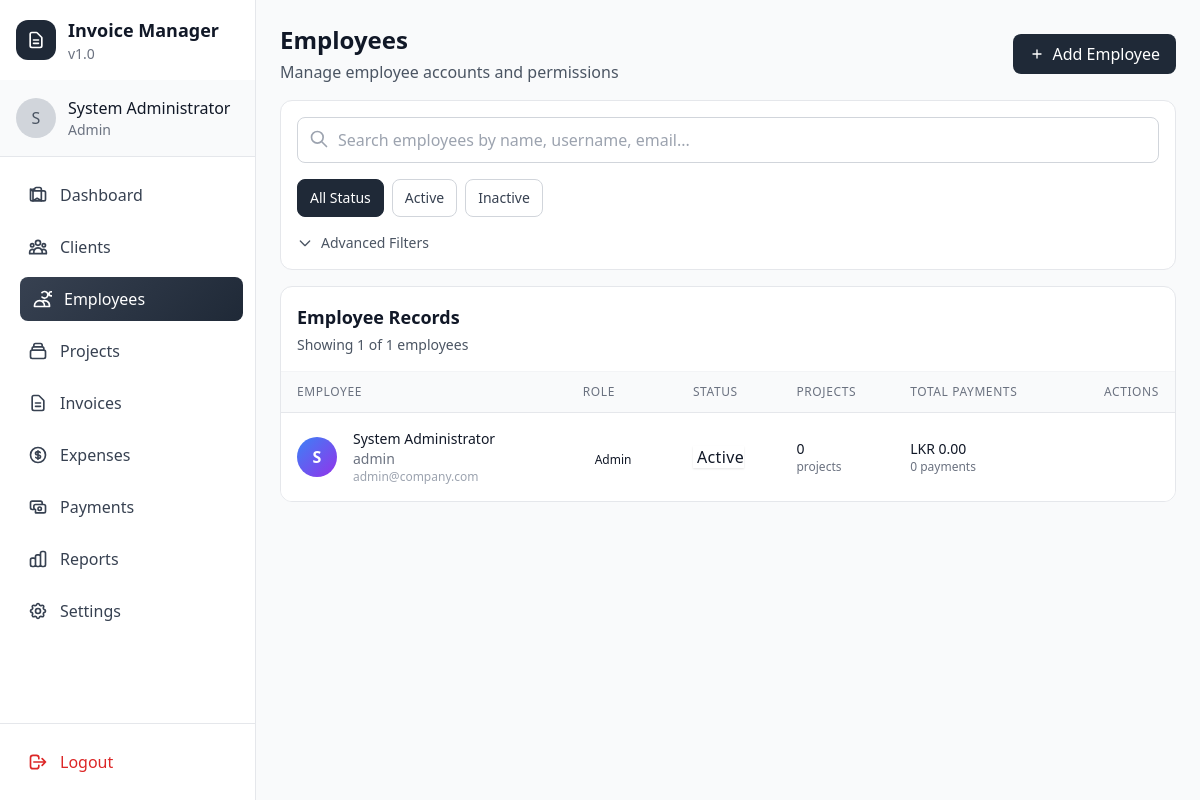
Page /modules/employees/index.php (signed in) on the committed database.
### tables this page shows
CREATE TABLE users (
    id INT PRIMARY KEY AUTO_INCREMENT,
    username VARCHAR(50) UNIQUE NOT NULL,
    email VARCHAR(100) UNIQUE NOT NULL,
    password VARCHAR(255) NOT NULL,
    role ENUM('admin', 'employee') NOT NULL DEFAULT 'employee',
    full_name VARCHAR(100) NOT NULL,
    is_active BOOLEAN DEFAULT TRUE,
    created_at TIMESTAMP DEFAULT CURRENT_TIMESTAMP,
    updated_at TIMESTAMP DEFAULT CURRENT_TIMESTAMP ON UPDATE CURRENT_TIMESTAMP
);

### core/Helper.php (called while the page is built, shortened)
<?php
class Helper {
    public static function baseUrl($path = '') {
        $protocol = isset($_SERVER['HTTPS']) && $_SERVER['HTTPS'] === 'on' ? 'https' : 'http';
        $host = $_SERVER['HTTP_HOST'];
        $scriptPath = $_SERVER['SCRIPT_NAME'];
        $appDir = '';
        if (strpos($scriptPath, '/digibrandcrm/') !== false) {
            $parts = explode('/digibrandcrm/', $scriptPath);
            $appDir = dirname($parts[0]) . '/digibrandcrm';
        } else {
            $appDir = dirname($_SERVER['SCRIPT_NAME']);
        }
        $baseUrl = $protocol . '://' . $host . $appDir;
        if ($path) {
            return rtrim($baseUrl, '/') . '/' . ltrim($path, '/');
        }
        return rtrim($baseUrl, '/') . '/';
    }
    public static function encryptId($id) {
        $key = 'inv2024';
        $encrypted = base64_encode($id . '-' . $key);
        return str_replace(['+', '/', '='], ['-', '_', ''], $encrypted);
    }
}
?>

### modules/employees/index.php (the view, shortened to what this page needs)
<?php
require_once '../../core/Helper.php';
$database = new Database();
$db = $database->getConnection();
$filters = [
    'search' => $_GET['search'] ?? '',
    'role' => $_GET['role'] ?? '',
    'status' => $_GET['status'] ?? '',
    'sort_by' => $_GET['sort_by'] ?? 'created_at',
    'sort_order' => $_GET['sort_order'] ?? 'DESC'
];
$page = max(1, intval($_GET['page'] ?? 1));
$limit = 12;
$offset = ($page - 1) * $limit;
try {
    $whereConditions = ['1=1'];
    $params = [];
    $whereClause = implode(' AND ', $whereConditions);
    $countQuery = "SELECT COUNT(*) as total FROM users WHERE $whereClause";
    $countStmt = $db->prepare($countQuery);
    $countStmt->execute($params);
    $totalRecords = $countStmt->fetch(PDO::FETCH_ASSOC)['total'];
    $employeesQuery = "
        SELECT u.*,
               (SELECT COUNT(*) FROM projects WHERE created_by = u.id) as projects_count,
               (SELECT COUNT(*) FROM employee_payments WHERE employee_id = u.id) as payments_count,
               (SELECT COALESCE(SUM(payment_amount), 0) FROM employee_payments WHERE employee_id = u.id) as total_payments
        FROM users u
        WHERE $whereClause
        ORDER BY {$filters['sort_by']} {$filters['sort_order']}
        LIMIT :limit OFFSET :offset
    ";
    $employeesStmt = $db->prepare($employeesQuery);
    $employeesStmt->bindValue(':limit', $limit, PDO::PARAM_INT);
    $employeesStmt->bindValue(':offset', $offset, PDO::PARAM_INT);
    $employeesStmt->execute();
    $employees = $employeesStmt->fetchAll(PDO::FETCH_ASSOC);
} catch (Exception $e) {
    Helper::setMessage('Database error: ' . $e->getMessage(), 'error');
    $employees = [];
    $summary = ['total_employees' => 0, 'active_employees' => 0, 'inactive_employees' => 0, 'admin_count' => 0, 'employee_count' => 0];
    $totalPages = 0;
    $totalRecords = 0;
}
include '../../includes/header.php';
?>
<div class="mb-4">
    <div class="flex flex-col sm:flex-row sm:items-center sm:justify-between gap-4">
        <div>
            <h1 class="text-2xl font-bold text-gray-900">Employees</h1>
            <p class="text-gray-600 mt-1 hidden sm:block">Manage employee accounts and permissions</p>
        </div>
        <div class="flex flex-col sm:flex-row gap-3">
            <a href="<?php echo Helper::baseUrl('modules/employees/add.php'); ?>"
               class="btn-primary inline-flex items-center justify-center px-4 py-2 bg-gray-800 text-white rounded-lg hover:bg-gray-700 transition-colors">
                <svg class="w-4 h-4 mr-2" fill="none" stroke="currentColor" viewBox="0 0 24 24">
                    <path stroke-linecap="round" stroke-linejoin="round" stroke-width="2" d="M12 6v6m0 0v6m0-6h6m-6 0H6"></path>
                </svg>
                Add Employee
            </a>
        </div>
    </div>
</div>
<div class="bg-white rounded-xl border border-gray-200 p-4 mb-4">
    <form method="GET" class="space-y-4" id="filterForm">
        <div class="relative">
            <input type="text"
                   name="search"
                   value="<?php echo htmlspecialchars($filters['search']); ?>"
                   placeholder="Search employees by name, username, email..."
                   class="w-full pl-10 pr-4 py-2.5 border border-gray-300 rounded-lg focus:ring-2 focus:ring-blue-500 focus:border-transparent">
            <svg class="w-5 h-5 text-gray-400 absolute left-3 top-3" fill="none" stroke="currentColor" viewBox="0 0 24 24">
                <path stroke-linecap="round" stroke-linejoin="round" stroke-width="2" d="M21 21l-6-6m2-5a7 7 0 11-14 0 7 7 0 0114 0z"></path>
            </svg>
        </div>
        <div class="flex flex-wrap gap-2">
            <button type="button" onclick="setStatusFilter('')"
                    class="status-filter flex-1 sm:flex-none px-3 py-2 text-sm rounded-lg border transition-colors whitespace-nowrap <?php echo empty($filters['status']) ? 'bg-gray-800 text-white border-gray-800' : 'bg-white text-gray-700 border-gray-300 hover:bg-gray-50'; ?>">
                All Status
            </button>
            <button type="button" onclick="setStatusFilter('active')"
                    class="status-filter flex-1 sm:flex-none px-3 py-2 text-sm rounded-lg border transition-colors whitespace-nowrap <?php echo $filters['status'] === 'active' ? 'bg-green-100 text-green-800 border-green-300' : 'bg-white text-gray-700 border-gray-300 hover:bg-green-50 hover:text-green-700'; ?>">
                Active
            </button>
            <button type="button" onclick="setStatusFilter('inactive')"
                    class="status-filter flex-1 sm:flex-none px-3 py-2 text-sm rounded-lg border transition-colors whitespace-nowrap <?php echo $filters['status'] === 'inactive' ? 'bg-red-100 text-red-800 border-red-300' : 'bg-white text-gray-700 border-gray-300 hover:bg-red-50 hover:text-red-700'; ?>">
                Inactive
            </button>
        </div>
        <div class="flex items-center justify-between">
            <button type="button" id="desktopFiltersToggle"
                    class="hidden lg:inline-flex items-center text-sm text-gray-600 hover:text-gray-900">
                <svg class="w-4 h-4 mr-2 transform transition-transform" id="desktopFiltersIcon" fill="none" stroke="currentColor" viewBox="0 0 24 24">
                    <path stroke-linecap="round" stroke-linejoin="round" stroke-width="2" d="M19 9l-7 7-7-7"></path>
                </svg>
                Advanced Filters
            </button>
        </div>
    </form>
</div>
<div class="space-y-4">
    <?php if (empty($employees)): ?>
        <div class="bg-white rounded-xl border border-gray-200 p-12 text-center">
            <svg class="w-16 h-16 text-gray-300 mx-auto mb-4" fill="none" stroke="currentColor" viewBox="0 0 24 24">
                <path stroke-linecap="round" stroke-linejoin="round" stroke-width="2" d="M17 20h5v-2a3 3 0 00-5.356-1.857M17 20H7m10 0v-2c0-.656-.126-1.283-.356-1.857M7 20H2v-2a3 3 0 015.356-1.857M7 20v-2c0-.656.126-1.283.356-1.857m0 0a5.002 5.002 0 019.288 0M15 7a3 3 0 11-6 0 3 3 0 016 0zm6 3a2 2 0 11-4 0 2 2 0 014 0zM7 10a2 2 0 11-4 0 2 2 0 014 0z"></path>
            </svg>
            <h3 class="text-lg font-medium text-gray-900 mb-2">No employees found</h3>
            <p class="text-gray-600 mb-6">
                <?php if (!empty(array_filter($filters))): ?>
                    Try adjusting your filters or search terms.
                <?php else: ?>
                    Get started by adding your first employee.
                <?php endif; ?>
            </p>
            <?php if (empty(array_filter($filters))): ?>
                <a href="<?php echo Helper::baseUrl('modules/employees/add.php'); ?>"
                   class="inline-flex items-center px-4 py-2 bg-gray-800 text-white rounded-lg hover:bg-gray-700 transition-colors">
                    <svg class="w-4 h-4 mr-2" fill="none" stroke="currentColor" viewBox="0 0 24 24">
                        <path stroke-linecap="round" stroke-linejoin="round" stroke-width="2" d="M12 6v6m0 0v6m0-6h6m-6 0H6"></path>
                    </svg>
                    Add First Employee
                </a>
            <?php endif; ?>
        </div>
    <?php else: ?>
        <div class="bg-white rounded-xl border border-gray-200 overflow-hidden">
            <div class="p-4 border-b border-gray-100">
                <div class="flex flex-col sm:flex-row sm:items-center sm:justify-between">
                    <div>
                        <h3 class="text-lg font-semibold text-gray-900">Employee Records</h3>
                        <p class="text-gray-600 text-sm mt-1">
                            Showing <?php echo number_format(count($employees)); ?> of <?php echo number_format($totalRecords); ?> employees
                        </p>
                    </div>
                </div>
            </div>
                <div class="hidden md:block overflow-x-auto">
                    <table class="min-w-full divide-y divide-gray-200">
                        <thead class="bg-gray-50">
                            <tr>
                                <th scope="col" class="px-4 py-3 text-left text-xs font-medium text-gray-500 uppercase tracking-wider">
                                    Employee
                                </th>
                                <th scope="col" class="px-4 py-3 text-left text-xs font-medium text-gray-500 uppercase tracking-wider">
                                    Role
                                </th>
                                <th scope="col" class="px-4 py-3 text-left text-xs font-medium text-gray-500 uppercase tracking-wider">
                                    Status
                                </th>
                                <th scope="col" class="px-4 py-3 text-left text-xs font-medium text-gray-500 uppercase tracking-wider">
                                    Projects
                                </th>
                                <th scope="col" class="px-4 py-3 text-left text-xs font-medium text-gray-500 uppercase tracking-wider">
                                    Total Payments
                                </th>
                                <th scope="col" class="px-4 py-3 text-right text-xs font-medium text-gray-500 uppercase tracking-wider">
                                    Actions
                                </th>
                            </tr>
                        </thead>
                        <tbody class="bg-white divide-y divide-gray-200">
                            <?php foreach ($employees as $employee): ?>
                                <tr class="hover:bg-gray-50 transition-colors">
                                    <td class="px-4 py-4">
                                        <div class="flex items-center">
                                            <div class="w-10 h-10 bg-gradient-to-br from-blue-500 to-purple-600 rounded-full flex items-center justify-center text-white font-semibold">
                                                <?= strtoupper(substr($employee['full_name'], 0, 1)) ?>
                                            </div>
                                            <div class="ml-4">
                                                <div class="text-sm font-medium text-gray-900">
                                                    <a href="<?php echo Helper::baseUrl('modules/employees/view.php?id=' . Helper::encryptId($employee['id'])); ?>"
                                                       class="hover:text-blue-600 transition-colors">
                                                        <?= htmlspecialchars($employee['full_name']) ?>
                                                    </a>
                                                </div>
                                                <div class="text-sm text-gray-500">
                                                    <?= htmlspecialchars($employee['username']) ?>
                                                </div>
                                                <div class="text-xs text-gray-400">
                                                    <?= htmlspecialchars($employee['email']) ?>
                                                </div>
                                            </div>
                                        </div>
                                    </td>
                                    <td class="px-4 py-4">
                                        <span class="role-badge <?= $employee['role'] === 'admin' ? 'role-admin' : 'role-employee' ?>">
                                            <?= ucfirst($employee['role']) ?>
                                        </span>
                                    </td>
                                    <td class="px-4 py-4">
                                        <span class="status-badge <?= $employee['is_active'] ? 'status-active' : 'status-inactive' ?>">
                                            <?= $employee['is_active'] ? 'Active' : 'Inactive' ?>
                                        </span>
                                    </td>
                                    <td class="px-4 py-4">
                                        <div class="text-sm text-gray-900"><?= number_format($employee['projects_count']) ?></div>
                                        <div class="text-xs text-gray-500">
                                            <?= $employee['projects_count'] == 1 ? 'project' : 'projects' ?>
                                        </div>
                                    </td>
                                    <td class="px-4 py-4">
                                        <div class="text-sm font-medium text-gray-900">
                                            LKR <?= number_format($employee['total_payments'], 2) ?>
                                        </div>
                                        <div class="text-xs text-gray-500">
                                            <?= number_format($employee['payments_count']) ?> payments
                                        </div>
                                    </td>
                                    <td class="px-4 py-4 text-right text-sm font-medium space-x-2">
                                    </td>
                                </tr>
                            <?php endforeach; ?>
                        </tbody>
                    </table>
                </div>
        </div>
    <?php endif; ?>
</div>
<?php include '../../includes/footer.php'; ?>

### includes/header.php (style rules this page uses)
html { scroll-behavior: smooth; }

### modules/employees/index.php (style rules this page uses)
#mobileFiltersToggle, #desktopFiltersToggle { transition: all 0.2s ease; }
tbody tr { transition: all 0.15s ease; }
.status-badge { font-weight: 500; letter-spacing: 0.025em; box-shadow: 0 1px 2px rgba(0, 0, 0, 0.1); }
.role-badge { display: inline-flex; align-items: center; padding: 0.25rem 0.5rem; border-radius: 0.375rem; font-size: 0.75rem; font-weight: 500; }

### rows in the picture
users: full_name "S", full_name "System Administrator", username "admin", email "admin@company.com", role "Admin", is_active "Active", projects_count "0", total_payments "0.00", payments_count "0"

### other values in the picture
substr($_SESSION['user_name'] ?? 'User', 0, 1) "S"
$_SESSION['user_name'] "System Administrator"
$_SESSION['user_role'] "Admin"
count($employees) "1"
$totalRecords "1"
